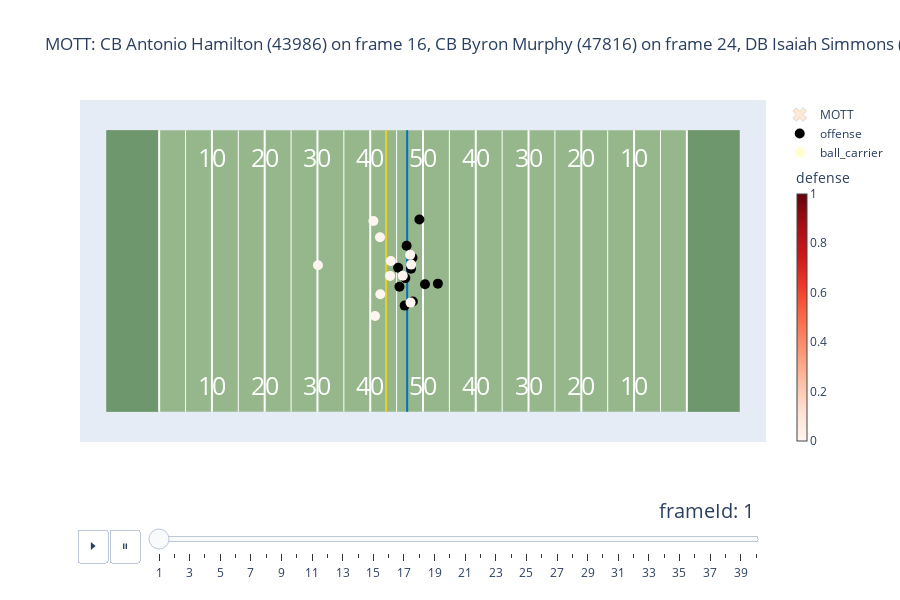

Notebook code for this chart:
### Code cell
field_mott.fig.show()

### Figure 1 — Plotly figure (JSON) as saved in the notebook; plotly's stock layout.template omitted (floating-point values rounded to 4 significant figures)
{"data": [{"hoverinfo": "none", "marker": {"color": "#FE962F", "line": {"width": 1}, "opacity": 0, "size": 12, "symbol": "x"}, "mode": "markers", "name": "MOTT", "type": "scatter", "x": [0], "y": [0]}, {"hoverinfo": "none", "marker": {"color": "black", "size": 10}, "mode": "markers", "name": "offense", "type": "scatter", "x": [55.29, 58.01, 57.73, 56.52, 60.38, 62.82, 55.54, 59.32, 56.66, 58.08, 56.89], "y": [27.28, 29.17, 27.1, 20.09, 24.15, 24.25, 23.68, 36.4, 25.3, 20.87, 31.44]}, {"hoverinfo": "none", "marker": {"color": "yellow", "opacity": 0, "size": 10}, "mode": "markers", "name": "ball_carrier", "type": "scatter", "x": [0], "y": [0]}, {"customdata": [[42401, "Markus Golden", "OLB", "ARI", 0], [43986, "Antonio Hamilton", "CB", "ARI", 0], [44848, "Budda Baker", "SS", "ARI", 0], [47816, "Byron Murphy", "CB", "ARI", 0], [47848, "Zach Allen", "DE", "ARI", 0], [49410, "Jalen Thompson", "FS", "ARI", 0], [52416, "Isaiah Simmons", "DB", "ARI", 0], [52522, "Leki Fotu", "DT", "ARI", 0], [53445, "Zaven Collins", "OLB", "ARI", 0], [53565, "Marco Wilson", "CB", "ARI", 0], [54552, "Cameron Thomas", "OLB", "ARI", 0]], "hovertemplate": "<b>nflId:</b> %{customdata[0]}<br><b>Player:</b> %{customdata[1]} %{customdata[2]}<br><b>Team:</b> %{customdata[3]}<br><br><b>Tackling Probability:</b> %{customdata[4]}", "marker": {"cmax": 1, "cmin": 0, "color": ["#fff5f0", "#fff5f0", "#fff5f0", "#fff5f0", "#fff5f0", "#fff5f0", "#fff5f0", "#fff5f0", "#fff5f0", "#fff5f0", "#fff5f0"], "colorbar": {"len": 0.85, "thickness": 10, "title": {"text": "defense"}, "x": 1.03, "y": 0.4}, "colorscale": [[0, "rgb(255,245,240)"], [0.125, "rgb(254,224,210)"], [0.25, "rgb(252,187,161)"], [0.375, "rgb(252,146,114)"], [0.5, "rgb(251,106,74)"], [0.625, "rgb(239,59,44)"], [0.75, "rgb(203,24,29)"], [0.875, "rgb(165,15,21)"], [1, "rgb(103,0,13)"]], "size": 10}, "mode": "markers", "name": "defense", "showlegend": false, "type": "scatter", "x": [57.64, 50.6, 51.91, 51.85, 56.17, 40.1, 53.9, 57.75, 53.76, 50.91, 57.57], "y": [20.66, 36.13, 22.24, 33.03, 25.74, 27.74, 28.54, 27.86, 25.72, 18.12, 29.71]}], "layout": {"annotations": [{"font": {"color": "white", "size": 25}, "showarrow": false, "text": "10", "x": 20, "y": 48.3}, {"font": {"color": "white", "size": 25}, "showarrow": false, "text": "20", "x": 30, "y": 48.3}, {"font": {"color": "white", "size": 25}, "showarrow": false, "text": "30", "x": 40, "y": 48.3}, {"font": {"color": "white", "size": 25}, "showarrow": false, "text": "40", "x": 50, "y": 48.3}, {"font": {"color": "white", "size": 25}, "showarrow": false, "text": "50", "x": 60, "y": 48.3}, {"font": {"color": "white", "size": 25}, "showarrow": false, "text": "40", "x": 70, "y": 48.3}, {"font": {"color": "white", "size": 25}, "showarrow": false, "text": "30", "x": 80, "y": 48.3}, {"font": {"color": "white", "size": 25}, "showarrow": false, "text": "20", "x": 90, "y": 48.3}, {"font": {"color": "white", "size": 25}, "showarrow": false, "text": "10", "x": 100, "y": 48.3}, {"font": {"color": "white", "size": 25}, "showarrow": false, "text": "10", "x": 20, "y": 5}, {"font": {"color": "white", "size": 25}, "showarrow": false, "text": "20", "x": 30, "y": 5}, {"font": {"color": "white", "size": 25}, "showarrow": false, "text": "30", "x": 40, "y": 5}, {"font": {"color": "white", "size": 25}, "showarrow": false, "text": "40", "x": 50, "y": 5}, {"font": {"color": "white", "size": 25}, "showarrow": false, "text": "50", "x": 60, "y": 5}, {"font": {"color": "white", "size": 25}, "showarrow": false, "text": "40", "x": 70, "y": 5}, {"font": {"color": "white", "size": 25}, "showarrow": false, "text": "30", "x": 80, "y": 5}, {"font": {"color": "white", "size": 25}, "showarrow": false, "text": "20", "x": 90, "y": 5}, {"font": {"color": "white", "size": 25}, "showarrow": false, "text": "10", "x": 100, "y": 5}], "height": 600, "shapes": [{"fillcolor": "#96B78C", "layer": "below", "line": {"width": 0}, "type": "rect", "x0": 0, "x1": 120, "y0": 0, "y1": 53.3}, {"fillcolor": "#6F976D", "layer": "below", "line": {"width": 0}, "type": "rect", "x0": 0, "x1": 10, "y0": 0, "y1": 53.3}, {"fillcolor": "#6F976D", "layer": "below", "line": {"width": 0}, "type": "rect", "x0": 110, "x1": 120, "y0": 0, "y1": 53.3}, {"layer": "below", "line": {"color": "white", "width": 2}, "type": "line", "x0": 10, "x1": 10, "y0": 0, "y1": 53.3}, {"layer": "below", "line": {"color": "white", "width": 1}, "type": "line", "x0": 15, "x1": 15, "y0": 0, "y1": 53.3}, {"layer": "below", "line": {"color": "white", "width": 2}, "type": "line", "x0": 20, "x1": 20, "y0": 0, "y1": 53.3}, {"layer": "below", "line": {"color": "white", "width": 1}, "type": "line", "x0": 25, "x1": 25, "y0": 0, "y1": 53.3}, {"layer": "below", "line": {"color": "white", "width": 2}, "type": "line", "x0": 30, "x1": 30, "y0": 0, "y1": 53.3}, {"layer": "below", "line": {"color": "white", "width": 1}, "type": "line", "x0": 35, "x1": 35, "y0": 0, "y1": 53.3}, {"layer": "below", "line": {"color": "white", "width": 2}, "type": "line", "x0": 40, "x1": 40, "y0": 0, "y1": 53.3}, {"layer": "below", "line": {"color": "white", "width": 1}, "type": "line", "x0": 45, "x1": 45, "y0": 0, "y1": 53.3}, {"layer": "below", "line": {"color": "white", "width": 2}, "type": "line", "x0": 50, "x1": 50, "y0": 0, "y1": 53.3}, {"layer": "below", "line": {"color": "white", "width": 1}, "type": "line", "x0": 55, "x1": 55, "y0": 0, "y1": 53.3}, {"layer": "below", "line": {"color": "white", "width": 2}, "type": "line", "x0": 60, "x1": 60, "y0": 0, "y1": 53.3}, {"layer": "below", "line": {"color": "white", "width": 1}, "type": "line", "x0": 65, "x1": 65, "y0": 0, "y1": 53.3}, {"layer": "below", "line": {"color": "white", "width": 2}, "type": "line", "x0": 70, "x1": 70, "y0": 0, "y1": 53.3}, {"layer": "below", "line": {"color": "white", "width": 1}, "type": "line", "x0": 75, "x1": 75, "y0": 0, "y1": 53.3}, {"layer": "below", "line": {"color": "white", "width": 2}, "type": "line", "x0": 80, "x1": 80, "y0": 0, "y1": 53.3}, {"layer": "below", "line": {"color": "white", "width": 1}, "type": "line", "x0": 85, "x1": 85, "y0": 0, "y1": 53.3}, {"layer": "below", "line": {"color": "white", "width": 2}, "type": "line", "x0": 90, "x1": 90, "y0": 0, "y1": 53.3}, {"layer": "below", "line": {"color": "white", "width": 1}, "type": "line", "x0": 95, "x1": 95, "y0": 0, "y1": 53.3}, {"layer": "below", "line": {"color": "white", "width": 2}, "type": "line", "x0": 100, "x1": 100, "y0": 0, "y1": 53.3}, {"layer": "below", "line": {"color": "white", "width": 1}, "type": "line", "x0": 105, "x1": 105, "y0": 0, "y1": 53.3}, {"layer": "below", "line": {"color": "white", "width": 2}, "type": "line", "x0": 110, "x1": 110, "y0": 0, "y1": 53.3}, {"layer": "below", "line": {"color": "#0070C0", "width": 2}, "type": "line", "x0": 57, "x1": 57, "y0": 0, "y1": 53.3}, {"layer": "below", "line": {"color": "#E9D11F", "width": 2}, "type": "line", "x0": 53, "x1": 53, "y0": 0, "y1": 53.3}], "sliders": [{"active": 0, "currentvalue": {"font": {"size": 20}, "prefix": "frameId: ", "visible": true, "xanchor": "right"}, "len": 0.9, "pad": {"b": 10, "t": 50}, "steps": [{"args": [["1"], {"frame": {"duration": 50, "redraw": false}, "mode": "immediate", "transition": {"duration": 0}}], "label": "1", "method": "animate"}, {"args": [["2"], {"frame": {"duration": 50, "redraw": false}, "mode": "immediate", "transition": {"duration": 0}}], "label": "2", "method": "animate"}, {"args": [["3"], {"frame": {"duration": 50, "redraw": false}, "mode": "immediate", "transition": {"duration": 0}}], "label": "3", "method": "animate"}, {"args": [["4"], {"frame": {"duration": 50, "redraw": false}, "mode": "immediate", "transition": {"duration": 0}}], "label": "4", "method": "animate"}, {"args": [["5"], {"frame": {"duration": 50, "redraw": false}, "mode": "immediate", "transition": {"duration": 0}}], "label": "5", "method": "animate"}, {"args": [["6"], {"frame": {"duration": 50, "redraw": false}, "mode": "immediate", "transition": {"duration": 0}}], "label": "6", "method": "animate"}, {"args": [["7"], {"frame": {"duration": 50, "redraw": false}, "mode": "immediate", "transition": {"duration": 0}}], "label": "7", "method": "animate"}, {"args": [["8"], {"frame": {"duration": 50, "redraw": false}, "mode": "immediate", "transition": {"duration": 0}}], "label": "8", "method": "animate"}, {"args": [["9"], {"frame": {"duration": 50, "redraw": false}, "mode": "immediate", "transition": {"duration": 0}}], "label": "9", "method": "animate"}, {"args": [["10"], {"frame": {"duration": 50, "redraw": false}, "mode": "immediate", "transition": {"duration": 0}}], "label": "10", "method": "animate"}, {"args": [["11"], {"frame": {"duration": 50, "redraw": false}, "mode": "immediate", "transition": {"duration": 0}}], "label": "11", "method": "animate"}, {"args": [["12"], {"frame": {"duration": 50, "redraw": false}, "mode": "immediate", "transition": {"duration": 0}}], "label": "12", "method": "animate"}, {"args": [["13"], {"frame": {"duration": 50, "redraw": false}, "mode": "immediate", "transition": {"duration": 0}}], "label": "13", "method": "animate"}, {"args": [["14"], {"frame": {"duration": 50, "redraw": false}, "mode": "immediate", "transition": {"duration": 0}}], "label": "14", "method": "animate"}, {"args": [["15"], {"frame": {"duration": 50, "redraw": false}, "mode": "immediate", "transition": {"duration": 0}}], "label": "15", "method": "animate"}, {"args": [["16"], {"frame": {"duration": 50, "redraw": false}, "mode": "immediate", "transition": {"duration": 0}}], "label": "16", "method": "animate"}, {"args": [["17"], {"frame": {"duration": 50, "redraw": false}, "mode": "immediate", "transition": {"duration": 0}}], "label": "17", "method": "animate"}, {"args": [["18"], {"frame": {"duration": 50, "redraw": false}, "mode": "immediate", "transition": {"duration": 0}}], "label": "18", "method": "animate"}, {"args": [["19"], {"frame": {"duration": 50, "redraw": false}, "mode": "immediate", "transition": {"duration": 0}}], "label": "19", "method": "animate"}, {"args": [["20"], {"frame": {"duration": 50, "redraw": false}, "mode": "immediate", "transition": {"duration": 0}}], "label": "20", "method": "animate"}, {"args": [["21"], {"frame": {"duration": 50, "redraw": false}, "mode": "immediate", "transition": {"duration": 0}}], "label": "21", "method": "animate"}, {"args": [["22"], {"frame": {"duration": 50, "redraw": false}, "mode": "immediate", "transition": {"duration": 0}}], "label": "22", "method": "animate"}, {"args": [["23"], {"frame": {"duration": 50, "redraw": false}, "mode": "immediate", "transition": {"duration": 0}}], "label": "23", "method": "animate"}, {"args": [["24"], {"frame": {"duration": 50, "redraw": false}, "mode": "immediate", "transition": {"duration": 0}}], "label": "24", "method": "animate"}, {"args": [["25"], {"frame": {"duration": 50, "redraw": false}, "mode": "immediate", "transition": {"duration": 0}}], "label": "25", "method": "animate"}, {"args": [["26"], {"frame": {"duration": 50, "redraw": false}, "mode": "immediate", "transition": {"duration": 0}}], "label": "26", "method": "animate"}, {"args": [["27"], {"frame": {"duration": 50, "redraw": false}, "mode": "immediate", "transition": {"duration": 0}}], "label": "27", "method": "animate"}, {"args": [["28"], {"frame": {"duration": 50, "redraw": false}, "mode": "immediate", "transition": {"duration": 0}}], "label": "28", "method": "animate"}, {"args": [["29"], {"frame": {"duration": 50, "redraw": false}, "mode": "immediate", "transition": {"duration": 0}}], "label": "29", "method": "animate"}, {"args": [["30"], {"frame": {"duration": 50, "redraw": false}, "mode": "immediate", "transition": {"duration": 0}}], "label": "30", "method": "animate"}, {"args": [["31"], {"frame": {"duration": 50, "redraw": false}, "mode": "immediate", "transition": {"duration": 0}}], "label": "31", "method": "animate"}, {"args": [["32"], {"frame": {"duration": 50, "redraw": false}, "mode": "immediate", "transition": {"duration": 0}}], "label": "32", "method": "animate"}, {"args": [["33"], {"frame": {"duration": 50, "redraw": false}, "mode": "immediate", "transition": {"duration": 0}}], "label": "33", "method": "animate"}, {"args": [["34"], {"frame": {"duration": 50, "redraw": false}, "mode": "immediate", "transition": {"duration": 0}}], "label": "34", "method": "animate"}, {"args": [["35"], {"frame": {"duration": 50, "redraw": false}, "mode": "immediate", "transition": {"duration": 0}}], "label": "35", "method": "animate"}, {"args": [["36"], {"frame": {"duration": 50, "redraw": false}, "mode": "immediate", "transition": {"duration": 0}}], "label": "36", "method": "animate"}, {"args": [["37"], {"frame": {"duration": 50, "redraw": false}, "mode": "immediate", "transition": {"duration": 0}}], "label": "37", "method": "animate"}, {"args": [["38"], {"frame": {"duration": 50, "redraw": false}, "mode": "immediate", "transition": {"duration": 0}}], "label": "38", "method": "animate"}, {"args": [["39"], {"frame": {"duration": 50, "redraw": false}, "mode": "immediate", "transition": {"duration": 0}}], "label": "39", "method": "animate"}, {"args": [["40"], {"frame": {"duration": 50, "redraw": false}, "mode": "immediate", "transition": {"duration": 0}}], "label": "40", "method": "animate"}], "transition": {"duration": 50, "easing": "cubic-in-out"}, "x": 0.1, "xanchor": "left", "y": 0, "yanchor": "top"}], "title": {"text": "MOTT: CB Antonio Hamilton (43986) on frame 16, CB Byron Murphy (47816) on frame 24, DB Isaiah Simmons (52416) on frame 29<br>"}, "updatemenus": [{"buttons": [{"args": [null, {"frame": {"duration": 50, "redraw": false}, "fromcurrent": true, "transition": {"duration": 0}}], "label": "⏵", "method": "animate"}, {"args": [[null], {"frame": {"duration": 0, "redraw": false}, "mode": "immediate", "transition": {"duration": 0}}], "label": "⏸", "method": "animate"}], "direction": "left", "pad": {"r": 10, "t": 87}, "showactive": false, "type": "buttons", "x": 0.1, "xanchor": "right", "y": 0, "yanchor": "top"}], "xaxis": {"range": [-5, 125], "visible": false}, "yaxis": {"range": [-5, 58.3], "scaleanchor": "x", "scaleratio": 1, "visible": false}}}
